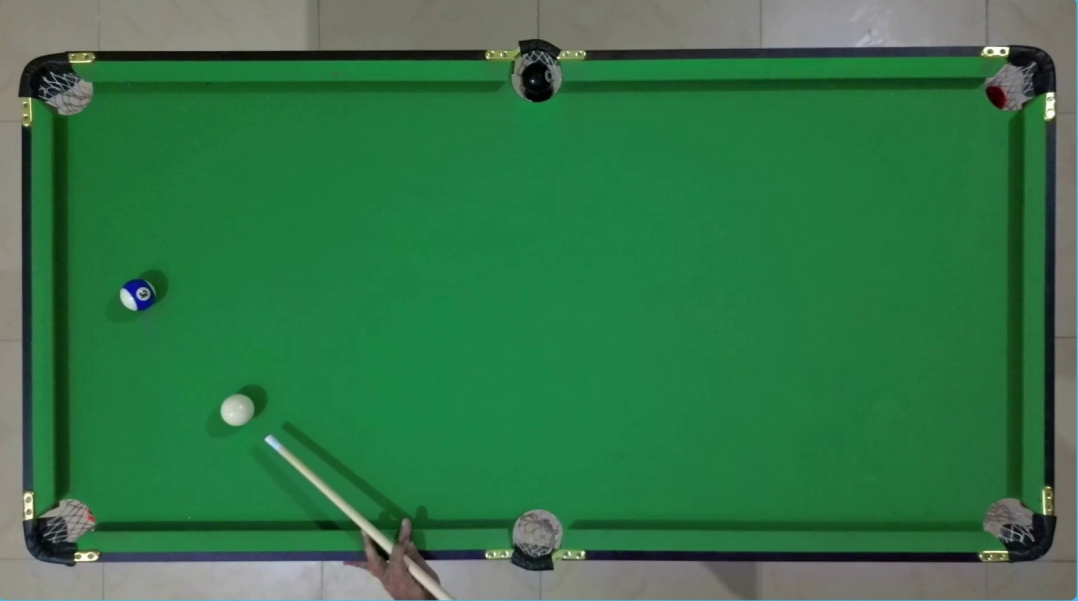
#> input picture rescaled_img.png, 1078 x 601 px
$ python deneme.py
#> lines starting #> are read from the running program, lines starting #| are printed output that depends on the picture; after the words box and inside, x2 and y2 are one past the last pixel; in counts of white or black regions, pixels touching at a corner belong together
import cv2
import numpy as np

# frame = cv2.imread('normal.png')
# frame = cv2.imread('new_image.png')
frame = cv2.imread('rescaled_img.png')
#> frame is the input picture: shape (601, 1078, 3); mean B, G, R 72.3, 116.8, 51

# frame2 = frame[10: 400, 51:588]

white_ball_lower_range = (41, 0, 109)
white_ball_upper_range = (76, 111, 255)

# [14 lines of commented-out code are left out]

img_gray = cv2.cvtColor(frame, cv2.COLOR_BGR2GRAY)
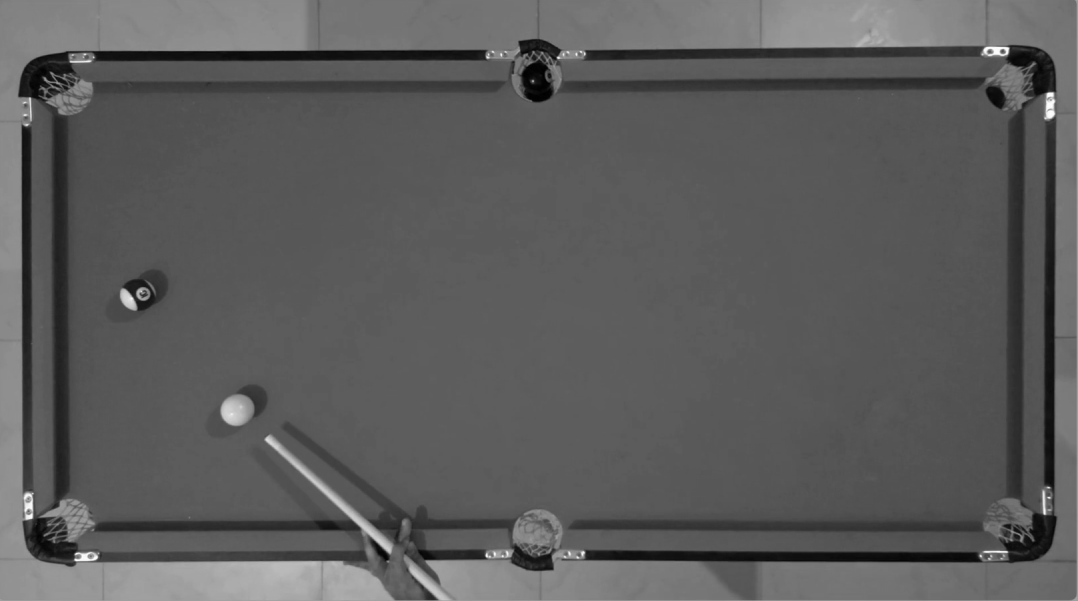
#> img_gray: shape (601, 1078); min 1, max 254, mean 92.1

ret, thresh = cv2.threshold(img_gray, 100, 255, 0)
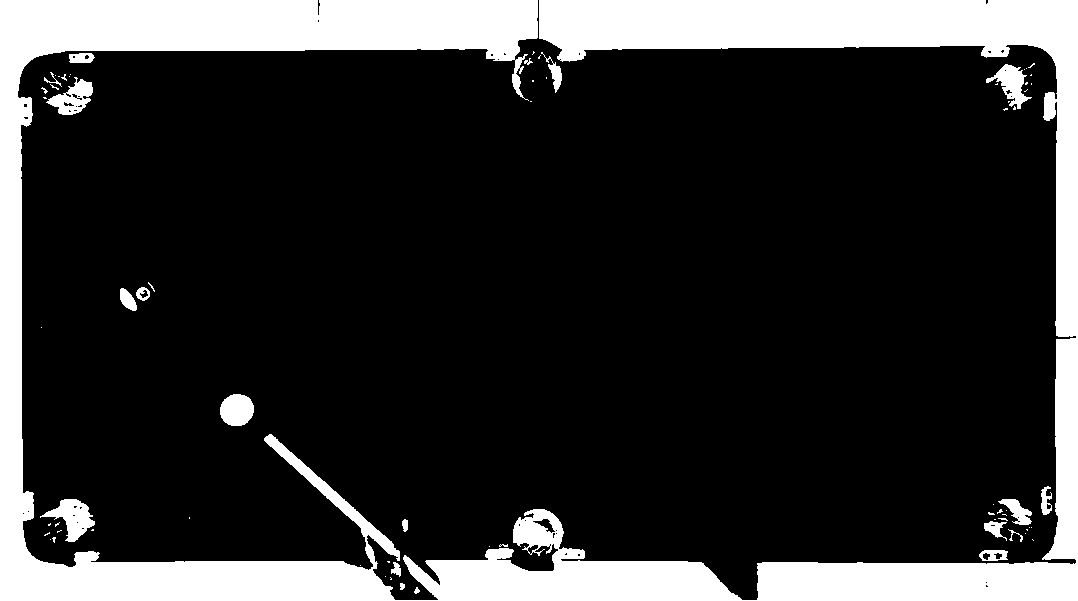
#> thresh: shape (601, 1078); 19.6% white; 72 white regions (52 under 20 px)
contours, hierarchy = cv2.findContours(thresh, cv2.RETR_EXTERNAL, cv2.CHAIN_APPROX_SIMPLE)
#> contours = 72 contours, 56 with area under 20; largest, box (x1, y1, x2, y2) and area: (0, 0, 1078, 601) 117216, (40, 499, 95, 542) 1023, (46, 77, 93, 115) 858, (220, 394, 254, 426) 821, (986, 64, 1032, 109) 774
cv2.drawContours(frame, contours, -1, (0, 255, 0), 3)
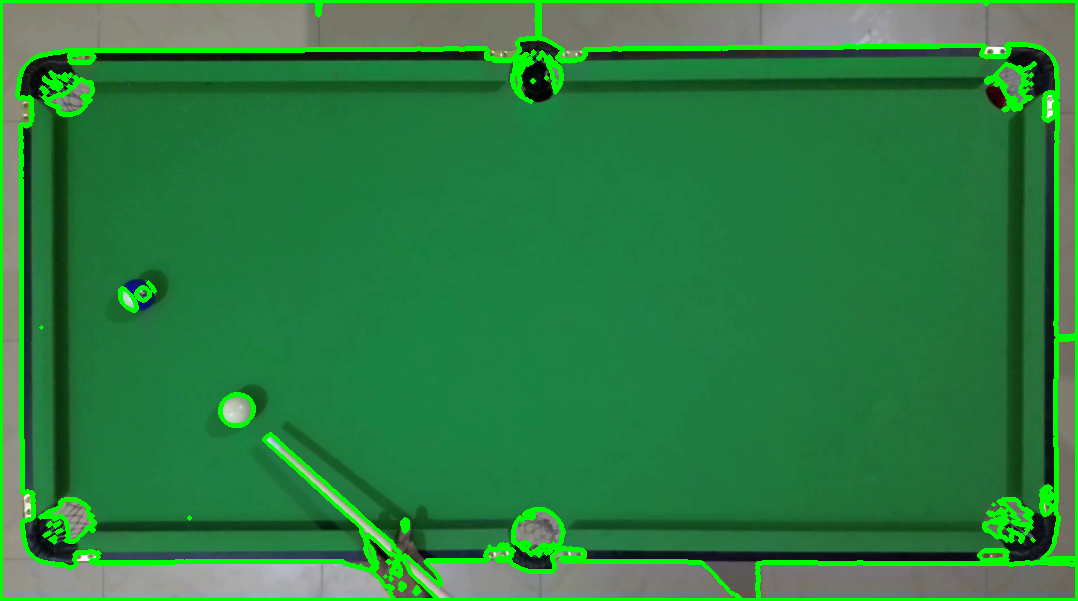
#> frame: shape (601, 1078, 3); 5.94% of pixels changed, all inside (x1, y1, x2, y2) = (0, 0, 1078, 601)
cv2.imshow('frame', frame)

# [35 lines of commented-out code are left out]
keyboard = cv2.waitKey(0)
#> (key q is pressed here)
if keyboard == 27 or keyboard == ord('q'):
    cv2.destroyAllWindows()

$ run again, with new_image.png copied over rescaled_img.png
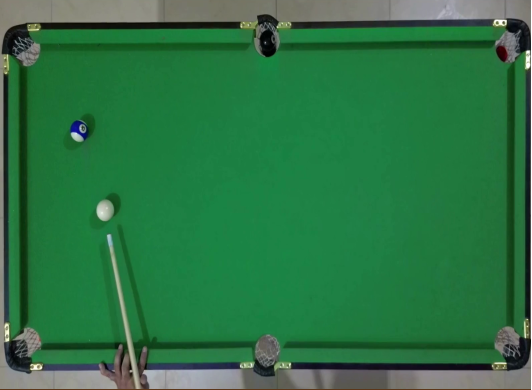
#> input picture new_image.png, 532 x 390 px
#> frame is the input picture: shape (390, 532, 3); mean B, G, R 67.8, 115.7, 44
#> `ret, thresh = cv2.threshold(img_gray, 100, 255, 0)`:
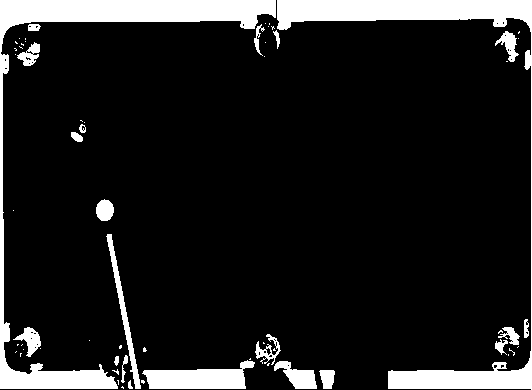
#> thresh: shape (390, 532); 11.9% white; 63 white regions (41 under 20 px)
#> contours = 63 contours, 42 with area under 20; largest, box (x1, y1, x2, y2) and area: (0, 0, 276, 389) 8937, (277, 0, 532, 390) 7862, (142, 360, 255, 389) 1873, (106, 234, 141, 389) 684, (274, 361, 317, 389) 566
#> `cv2.drawContours(frame, contours, -1, (0, 255, 0), 3)`:
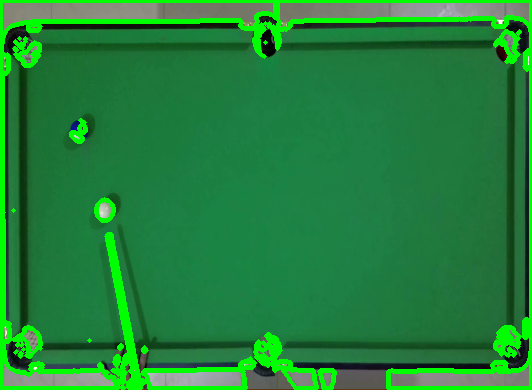
#> frame: shape (390, 532, 3); 9.05% of pixels changed, all inside (x1, y1, x2, y2) = (0, 0, 532, 390)
